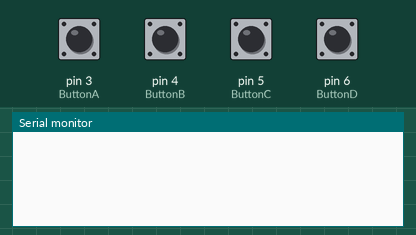
The sketch below on a simulated Arduino Uno, built with avr-gcc and run on an emulated ATmega328P. Shown: the last lines printed to the serial monitor. Inputs (shaded band) come from the test bench; at power-on: pin 3 (ButtonA), pin 4 (ButtonB), pin 5 (ButtonC), pin 6 (ButtonD) HIGH.

Above: at 1.2 s.
1.3 s: pin 3 (ButtonA) pulled LOW for 0.15 s
At 2.1 s:
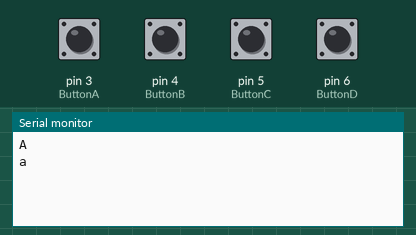
2.9 s: pin 4 (ButtonB) pulled LOW for 0.15 s
At 4.2 s:
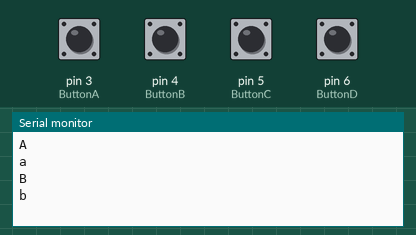
4.5 s: pin 5 (ButtonC) pulled LOW for 0.15 s
At 5.8 s:
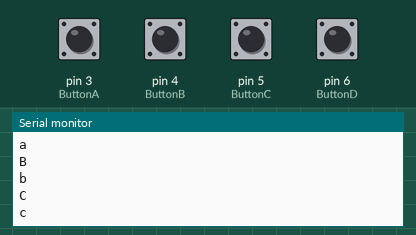
6.1 s: pin 6 (ButtonD) pulled LOW for 0.15 s
At 6.9 s:
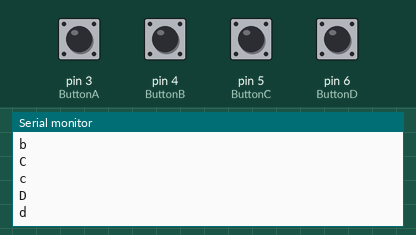

Measured:
- after the input at 1.3 s, the serial monitor: prints a new line at once (image 1)
- after the input at 2.9 s, the serial monitor: prints a new line at once (image 2)
- after the input at 4.5 s, the serial monitor: prints a new line at once (image 3)
- after the input at 6.1 s, the serial monitor: prints a new line at once (image 4)

The sketch:

Projet_manette.ino
```cpp
# define ButtonA 3 //bouton A
# define ButtonB 4 //bouton B
# define ButtonC 5 //bouton C
# define ButtonD 6 //bouton D

int ancienA = HIGH;
int ancienB = HIGH;
int ancienC = HIGH;
int ancienD = HIGH;
//bouton relâché = HIGH puisque j'ai cablé les boutons en Pull-up plutot qu'en pull-down pour limiter le nombre de cables et de résistances en utilisant la resistance pull-up interne avec INPUT_PULLUP

void setup()
{
  Serial.begin(9600);
  pinMode(ButtonA, INPUT_PULLUP);
  pinMode(ButtonB, INPUT_PULLUP);
  pinMode(ButtonC, INPUT_PULLUP);
  pinMode(ButtonD, INPUT_PULLUP);
}

void loop()
{
  int etatA = digitalRead(ButtonA);
  if (etatA != ancienA) {
    if (etatA == LOW) {
      Serial.println("A");
    } else {
      Serial.println("a");
    }
    ancienA = etatA;
  } // Indicateur Pression / Release du bouton A (majuscule = press, minuscule = release)

  int etatB = digitalRead(ButtonB);
  if (etatB != ancienB) {
    if (etatB == LOW) {
      Serial.println("B");
    } else {
      Serial.println("b");
    }
    ancienB = etatB;
  } // Indicateur Pression / Release du bouton B (majuscule = press, minuscule = release)

  int etatC = digitalRead(ButtonC);
  if (etatC != ancienC) {
    if (etatC == LOW) {
      Serial.println("C");
    } else {
      Serial.println("c");
    }
    ancienC = etatC;
  } // Indicateur Pression / Release du bouton C (majuscule = press, minuscule = release)

  int etatD = digitalRead(ButtonD);
  if (etatD != ancienD) {
    if (etatD == LOW) {
      Serial.println("D");
    } else {
      Serial.println("d");
    }
    ancienD = etatD;
  } // Indicateur Pression / Release du bouton D (majuscule = press, minuscule = release)

  delay(5); // anti rebond
}
```
